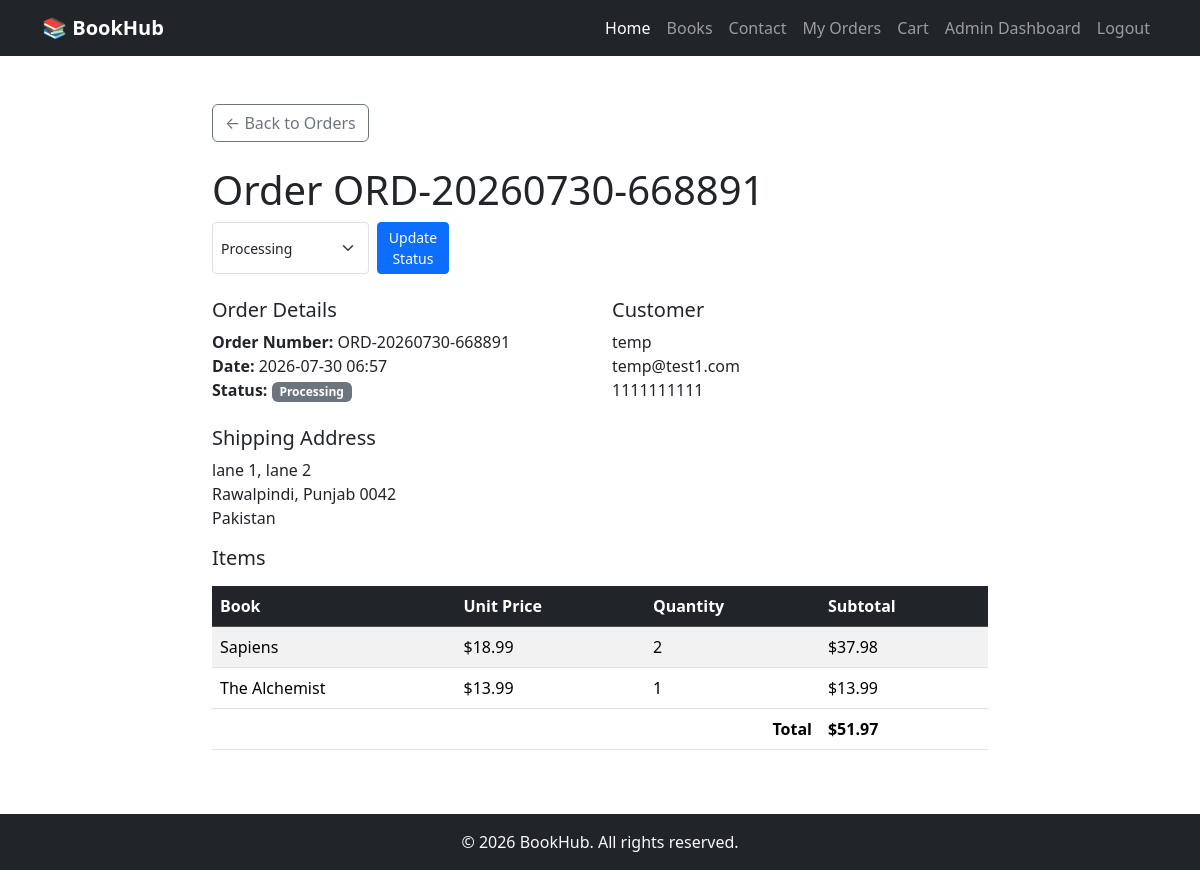
Page /admin/orders/2 (signed in) on the committed database.
### models.py (models this page shows)
class Order(db.Model):
    __tablename__ = "orders"
    id = db.Column(db.Integer, primary_key=True)
    order_number = db.Column(db.String(20), unique=True, nullable=True)
    full_name = db.Column(db.String(150), nullable=False)
    email = db.Column(db.String(150), nullable=False)
    phone = db.Column(db.String(30), nullable=False)
    address_line1 = db.Column(db.String(255), nullable=False)
    address_line2 = db.Column(db.String(255), nullable=True)
    city = db.Column(db.String(100), nullable=False)
    state = db.Column(db.String(100), nullable=False)
    postal_code = db.Column(db.String(20), nullable=False)
    country = db.Column(db.String(100), nullable=False)
    total = db.Column(db.Float, nullable=False, default=0.0)
    status = db.Column(db.String(20), nullable=False, default="Pending")
    created_at = db.Column(db.DateTime, nullable=False, default=datetime.utcnow)
    items = db.relationship("OrderItem", backref="order", cascade="all, delete-orphan")

class OrderItem(db.Model):
    __tablename__ = "order_items"
    id = db.Column(db.Integer, primary_key=True)
    order_id = db.Column(db.Integer, db.ForeignKey("orders.id", ondelete="CASCADE"), nullable=False)
    book_id = db.Column(db.Integer, db.ForeignKey("book.id"), nullable=True)
    book_title = db.Column(db.String(150), nullable=False)
    unit_price = db.Column(db.Float, nullable=False)
    quantity = db.Column(db.Integer, nullable=False)
    subtotal = db.Column(db.Float, nullable=False)

### app.py (the view)
@app.route("/admin/orders/<int:order_id>")
@login_required
def admin_order_details(order_id):
    order = Order.query.get_or_404(order_id)
    return render_template("admin_order_details.html", order=order, statuses=ORDER_STATUSES)

### app.py (called while the page is built)
def login_required(view_func):
    @wraps(view_func)
    def wrapped_view(*args, **kwargs):
        if not session.get("admin_id"):
            return redirect(url_for("admin_login", next=request.path))
        return view_func(*args, **kwargs)
    return wrapped_view

@app.template_global()
def cart_item_count():
    cart = session.get("cart", {})
    return sum(cart.values())

### templates/admin_order_details.html (shortened to what this page needs)
{% extends "base.html" %}
{% block content %}
<div class="container py-5" style="max-width: 800px;">
    <a href="{{ url_for('admin_orders') }}" class="btn btn-outline-secondary mb-4">&larr; Back to Orders</a>
    <div class="d-flex justify-content-between align-items-start mb-4 flex-wrap gap-2">
        <h1 class="mb-0">Order {{ order.order_number }}</h1>
        <form method="POST" action="{{ url_for('update_order_status', order_id=order.id) }}" class="d-flex gap-2">
            <select name="status" class="form-select form-select-sm">
                {% for status in statuses %}
                <option value="{{ status }}" {% if status == order.status %}selected{% endif %}>{{ status }}</option>
                {% endfor %}
            </select>
            <button type="submit" class="btn btn-sm btn-primary">Update Status</button>
        </form>
    </div>
    <div class="row g-4 mb-4">
        <div class="col-md-6">
            <h5>Order Details</h5>
            <ul class="list-unstyled mb-0">
                <li><strong>Order Number:</strong> {{ order.order_number }}</li>
                <li><strong>Date:</strong> {{ order.created_at.strftime("%Y-%m-%d %H:%M") }}</li>
                <li><strong>Status:</strong> <span class="badge bg-secondary">{{ order.status }}</span></li>
            </ul>
        </div>
        <div class="col-md-6">
            <h5>Customer</h5>
            <ul class="list-unstyled mb-0">
                <li>{{ order.full_name }}</li>
                <li>{{ order.email }}</li>
                <li>{{ order.phone }}</li>
            </ul>
        </div>
    </div>
    <h5>Shipping Address</h5>
    <p>
        {{ order.address_line1 }}{% if order.address_line2 %}, {{ order.address_line2 }}{% endif %}<br>
        {{ order.city }}, {{ order.state }} {{ order.postal_code }}<br>
        {{ order.country }}
    </p>
    <h5 class="mb-3">Items</h5>
    <div class="table-responsive">
        <table class="table table-striped align-middle">
            <thead class="table-dark">
                <tr>
                    <th>Book</th>
                    <th>Unit Price</th>
                    <th>Quantity</th>
                    <th>Subtotal</th>
                </tr>
            </thead>
            <tbody>
                {% for item in order.items %}
                <tr>
                    <td>{{ item.book_title }}</td>
                    <td>${{ "%.2f"|format(item.unit_price) }}</td>
                    <td>{{ item.quantity }}</td>
                    <td>${{ "%.2f"|format(item.subtotal) }}</td>
                </tr>
                {% endfor %}
            </tbody>
            <tfoot>
                <tr>
                    <th colspan="3" class="text-end">Total</th>
                    <th>${{ "%.2f"|format(order.total) }}</th>
                </tr>
            </tfoot>
        </table>
    </div>
</div>
{% endblock %}

### templates/base.html (shortened to what this page needs)
<!DOCTYPE html>
<html lang="en">
<head>
    <link href="https://cdn.jsdelivr.net/npm/bootstrap@5.3.3/dist/css/bootstrap.min.css" rel="stylesheet">
    <link href="{{ url_for('static', filename='css/style.css') }}" rel="stylesheet">
</head>
<body>
    <nav class="navbar navbar-expand-lg navbar-dark bg-dark sticky-top">
        <div class="container">
            <a class="navbar-brand fw-bold" href="{{ url_for('home') }}">
                📚 BookHub
            </a>
            <div class="collapse navbar-collapse" id="navbarNav">
                <ul class="navbar-nav ms-auto">
                    <li class="nav-item">
                        <a class="nav-link active" href="{{ url_for('home') }}">Home</a>
                    </li>
                    <li class="nav-item">
                        <a class="nav-link" href="{{ url_for('books') }}">Books</a>
                    </li>
                    <li class="nav-item">
                        <a class="nav-link" href="{{ url_for('contact') }}">Contact</a>
                    </li>
                    <li class="nav-item">
                        <a class="nav-link" href="{{ url_for('order_history') }}">My Orders</a>
                    </li>
                    <li class="nav-item">
                        <a class="nav-link position-relative" href="{{ url_for('cart') }}">
                            Cart
                        </a>
                    </li>
                    {% if session.get('admin_id') %}
                    <li class="nav-item">
                        <a class="nav-link" href="{{ url_for('admin') }}">Admin Dashboard</a>
                    </li>
                    <li class="nav-item">
                        <a class="nav-link" href="{{ url_for('admin_logout') }}">Logout</a>
                    </li>
                    {% else %}
                    <li class="nav-item">
                        <a class="nav-link" href="{{ url_for('admin_login') }}">Admin Login</a>
                    </li>
                    {% endif %}
                </ul>
            </div>
        </div>
    </nav>
    <main>
        {% block content %}{% endblock %}
    </main>
    <footer class="bg-dark text-light text-center py-3 mt-auto">
        <div class="container">
            <p class="mb-0">&copy; 2026 BookHub. All rights reserved.</p>
        </div>
    </footer>
</body>
</html>

### static/css/style.css (style rules this page uses)
body { display: flex; flex-direction: column; min-height: 100vh; }
main { flex: 1; }

### rows in the picture
Order: order_number "ORD-20260730-668891", status "Processing", created_at "2026-07-30 06:57", full_name "temp", email "temp@test1.com", phone "1111111111", address_line1 "lane 1", address_line2 "lane 2", city "Rawalpindi", state "Punjab", postal_code "0042", country "Pakistan", total "51.97"
OrderItem: book_title "Sapiens", unit_price "18.99", quantity "2", subtotal "37.98"
OrderItem: book_title "The Alchemist", unit_price "13.99", quantity "1", subtotal "13.99"
